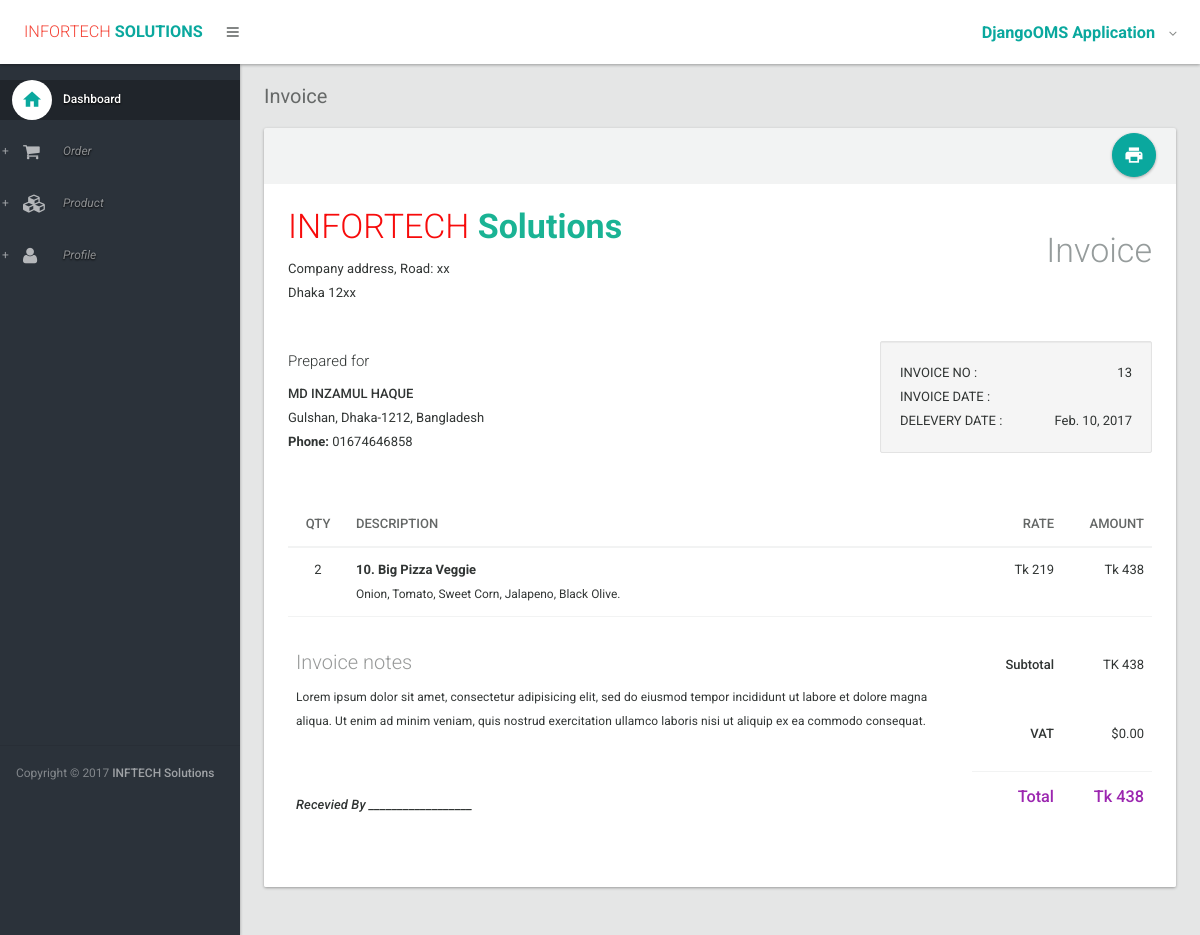
The page /order/13/ (signed in) on the database its author committed.
### orders/models.py (models this page shows, shortened)
class Order (models.Model):
    name = models.CharField(max_length=200)
    phone = models.CharField(max_length=20)
    address = models.TextField()
    delivery_date = models.DateField(blank=True)
    product_id = models.ForeignKey(Product)
    payment_option = models.CharField(max_length=50)
    order_status = models.CharField(max_length=50)
    quantity = models.IntegerField()

class Product(models.Model):
	product_name = models.CharField(max_length=200)
	product_details = models.TextField()
	price = models.IntegerField()
	active = models.IntegerField(default='1')

### orders/views.py (the view)
# urls.py: url(r'^order/(?P<order_id>\d+)/$', my_order.show, name='show'),
@login_required
def show(request, order_id):
    order = Order.objects.filter(id=order_id)
    return render(request, 'show.html', {'order': order})

### orders/templates/show.html (shortened to what this page needs)
{% extends 'layout.html' %}
{% load staticfiles %}
{% block body %}
            {% for order in order %}
                <section>
                    <div class="section-header">
						<ol class="breadcrumb">
							<li class="active">Invoice</li>
						</ol>
					</div>
					<div class="section-body">
                        <div class="row">
							<div class="col-lg-12">
								<div class="card card-printable style-default-light">
									<div class="card-head">
										<div class="tools">
											<div class="btn-group">
												<a class="btn btn-floating-action btn-primary" href="javascript:void(0);" onclick="javascript:window.print();"><i class="md md-print"></i></a>
											</div>
										</div>
									</div>
									<div class="card-body style-default-bright" id="print">
										<div class="row">
											<div class="col-xs-8">
												<h1 class="text-light" style="margin-top: 0px; color: #f70b0b">INFORTECH <strong class="text-accent-dark" style="color: #1ab394">Solutions</strong></h1>
												<p>Company address, Road: xx<br>Dhaka 12xx</p>
											</div>
											<div class="col-xs-4 text-right">
												<h1 class="text-light text-default-light">Invoice</h1>
											</div>
										</div>
										<br/>
										<div class="row">
											<div class="col-xs-8">
												<h4 class="text-light">Prepared for</h4>
												<address>
													<strong>{{ order.name }}</strong><br>
													{{ order.address }}<br>
													<b>Phone:</b> {{ order.phone }}
												</address>
											</div>
											<div class="col-xs-4">
												<div class="well">
													<div class="clearfix">
														<div class="pull-left"> INVOICE NO : </div>
														<div class="pull-right"> {{ order.id }} </div>
													</div>
													<div class="clearfix">
														<div class="pull-left"> INVOICE DATE : </div>
													</div>
													<div class="clearfix">
														<div class="pull-left"> DELEVERY DATE : </div>
														<div class="pull-right"> {{ order.delivery_date }} </div>
													</div>
												</div>
											</div>
										</div>
										<br/>
										<div class="row">
											<div class="col-md-12">
												<table class="table">
													<thead>
														<tr>
															<th style="width:60px" class="text-center">QTY</th>
															<th class="text-left">DESCRIPTION</th>
                                                            <th style="width:90px" class="text-right">RATE</th>
															<th style="width:90px" class="text-right">AMOUNT</th>
														</tr>
													</thead>
													<tbody>
														<tr>
															<td class="text-center">{{ order.quantity }}</td>
															<td> <b>{{ order.product_id.id}}. {{ order.product_id.product_name }}</b> <br><small>{{ order.product_id.product_details}}</small></td>
															<td class="text-right">Tk {{ order.product_id.price }}</td>
															<td class="text-right">Tk {% widthratio order.product_id.price 1 order.quantity  %}</td>
														</tr>
														<tr>
															<td colspan="2" rowspan="4">
																<h3 class="text-light opacity-50">Invoice notes</h3>
																<p><small>Lorem ipsum dolor sit amet, consectetur adipisicing elit, sed do eiusmod tempor incididunt ut labore et dolore magna aliqua. Ut enim ad minim veniam, quis nostrud exercitation ullamco laboris nisi ut aliquip ex ea commodo consequat.</small></p><br><br>
																<p><strong><em>Recevied By __________________</em></strong></p>
															</td>
															<td class="text-right"><strong>Subtotal</strong></td>
															<td class="text-right">TK {% widthratio order.product_id.price 1 order.quantity  %}</td>
														</tr>
														<tr>
															<td class="text-right hidden-border"><strong>VAT</strong></td>
															<td class="text-right hidden-border">$0.00</td>
														</tr>
														<tr>
															<td class="text-right"><strong class="text-lg text-accent">Total</strong></td>
															<td class="text-right"><strong class="text-lg text-accent">Tk {% widthratio order.product_id.price 1 order.quantity  %}</strong></td>
														</tr>
													</tbody>
												</table>
											</div>
										</div>
									</div>
								</div>
							</div>
						</div>
					</div>
                </section>
            {% endfor %}
{% endblock %}

### rows shown on the page
Order: name "MD INZAMUL HAQUE", address "Gulshan, Dhaka-1212, Bangladesh", phone "01674646858", id "13", delivery_date "Feb. 10, 2017", quantity "2", product_id.id "10", product_id.product_name "Big Pizza Veggie", product_id.product_details "Onion, Tomato, Sweet Corn, Jalapeno, Black Olive.", product_id.price "219", product_id+quantity "438"
